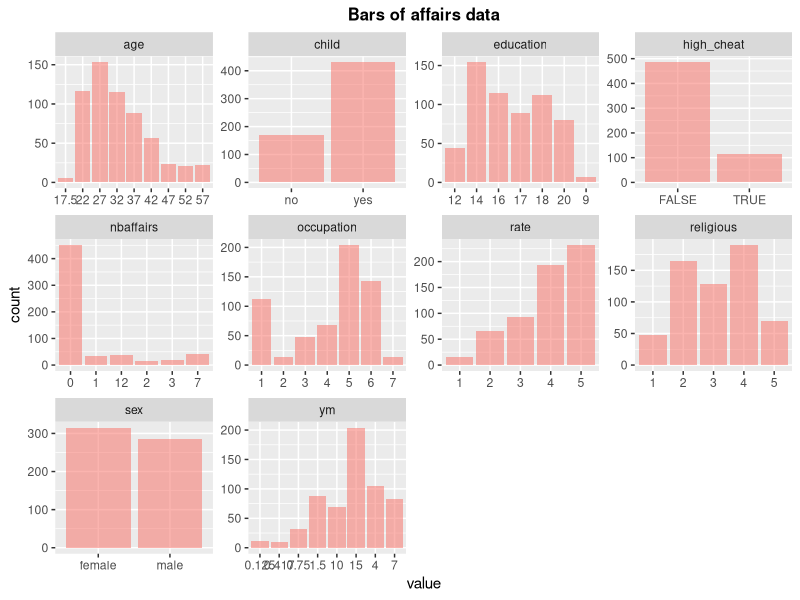
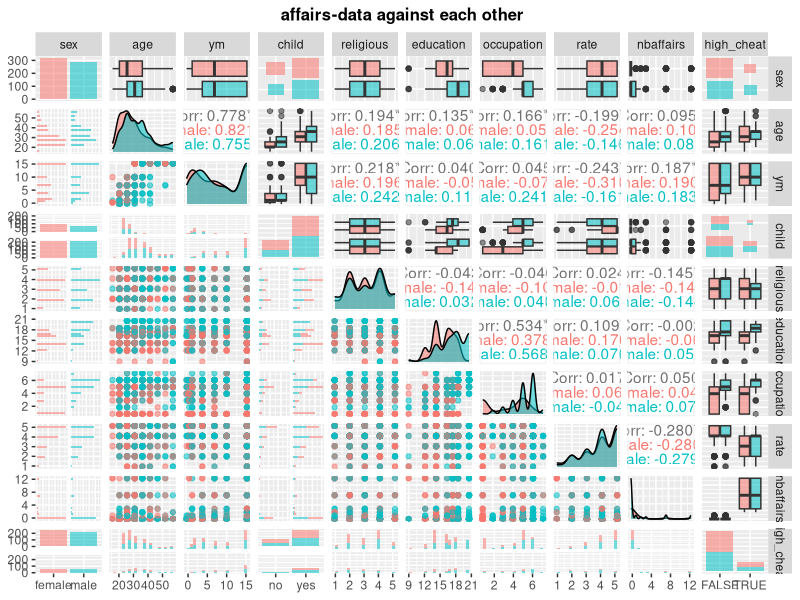
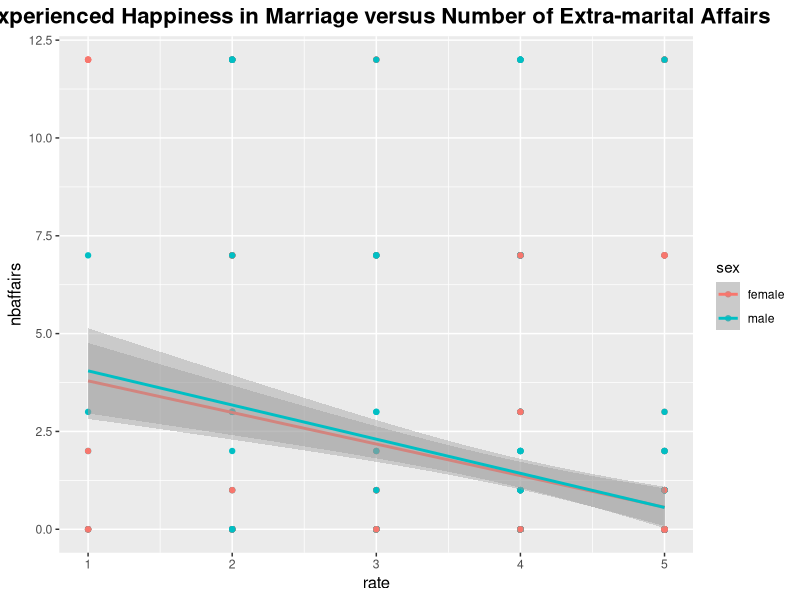
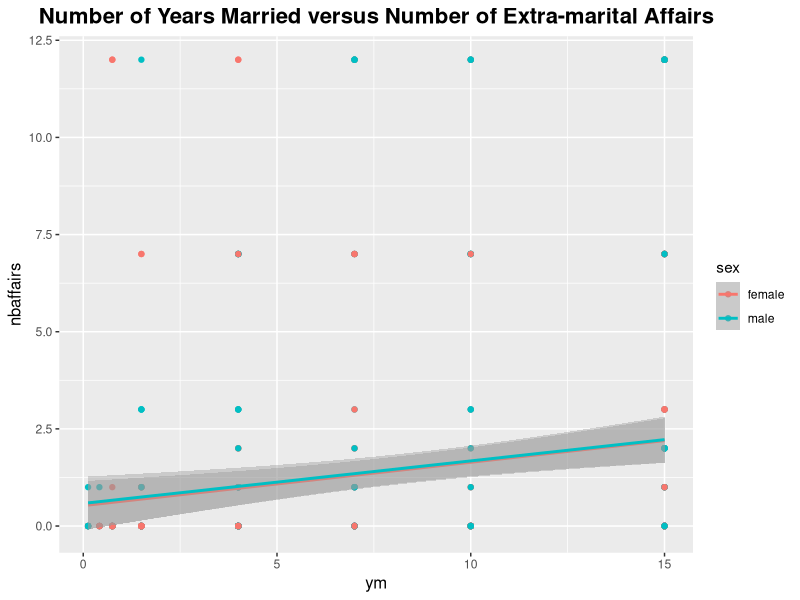
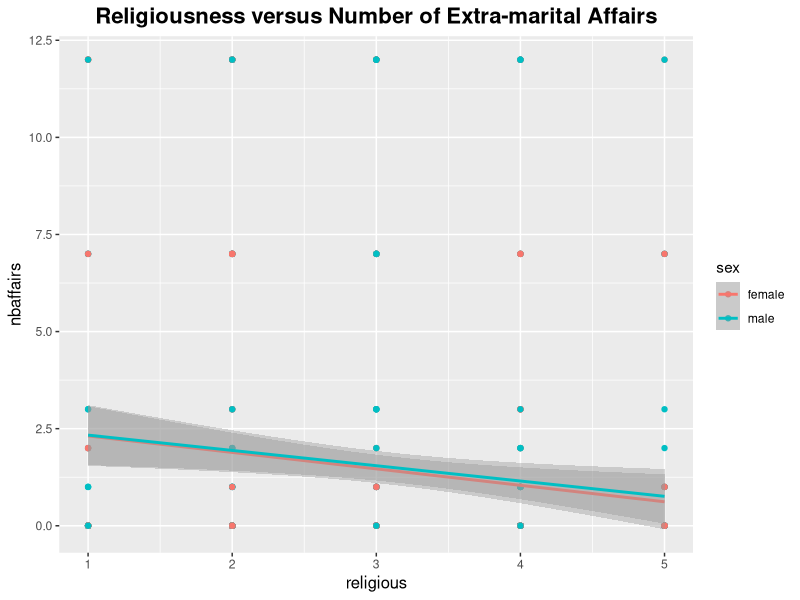

Source code (R) for these figures, in order:
## ---- chunk 1
# Access libraries
library(dplyr)
library(ggplot2)
library(GGally)
library(stringr)
library(tidyverse)

# reading data from the wrangles CSV file to table 'affairs'
affairs <- read.table("data/affairs.csv", sep = ";", header = TRUE)

# printing a summary of affairs
summary(affairs)
# n= 601; 315 females, 286 males; mean age: 32.48 years
## ---- chunk 2
# printing a graphical summarization of affairs
gather(affairs) %>% ggplot(aes(value,fill="#99999",alpha=0.3)) + facet_wrap("key", scales = "free") + geom_bar() + ggtitle("Bars of affairs data") +
  theme(plot.title = element_text(hjust = 0.5,size=12,face='bold'),legend.position="none")
## ---- chunk 3
ggpairs(affairs, mapping = aes(col = sex, alpha = 0.3), lower = list(combo = wrap("facethist", bins = 20))) +
  ggtitle("affairs-data against each other") +
  theme(plot.title = element_text(hjust = 0.5,size=12,face='bold'))

## ---- chunk 4
# Plotting nbaffairs vs rate
p1 <-ggplot(affairs, aes(x = rate, y = nbaffairs, col=sex)) +
  geom_point() + geom_smooth(method="lm") + 
  ggtitle("Experienced Happiness in Marriage versus Number of Extra-marital Affairs")+
  theme(plot.title = element_text(hjust = 0.5,size=16,face='bold'),
        axis.title= element_text(hjust = 0.5,size=12))
p1
## ---- chunk 5
# Plotting nbaffairs vs ym
p1 <-ggplot(affairs, aes(x = ym, y = nbaffairs, col=sex)) +
  geom_point() + geom_smooth(method="lm") + 
  ggtitle("Number of Years Married versus Number of Extra-marital Affairs")+
  theme(plot.title = element_text(hjust = 0.5,size=16,face='bold'),
        axis.title= element_text(hjust = 0.5,size=12))
p1
## ---- chunk 6
# Plotting nbaffairs vs religious
p1 <-ggplot(affairs, aes(x = religious, y = nbaffairs, col=sex)) +
  geom_point() + geom_smooth(method="lm") + 
  ggtitle("Religiousness versus Number of Extra-marital Affairs")+
  theme(plot.title = element_text(hjust = 0.5,size=16,face='bold'),
        axis.title= element_text(hjust = 0.5,size=12))
p1
## ---- chunk 7
knitr::opts_chunk$set(echo = TRUE)
